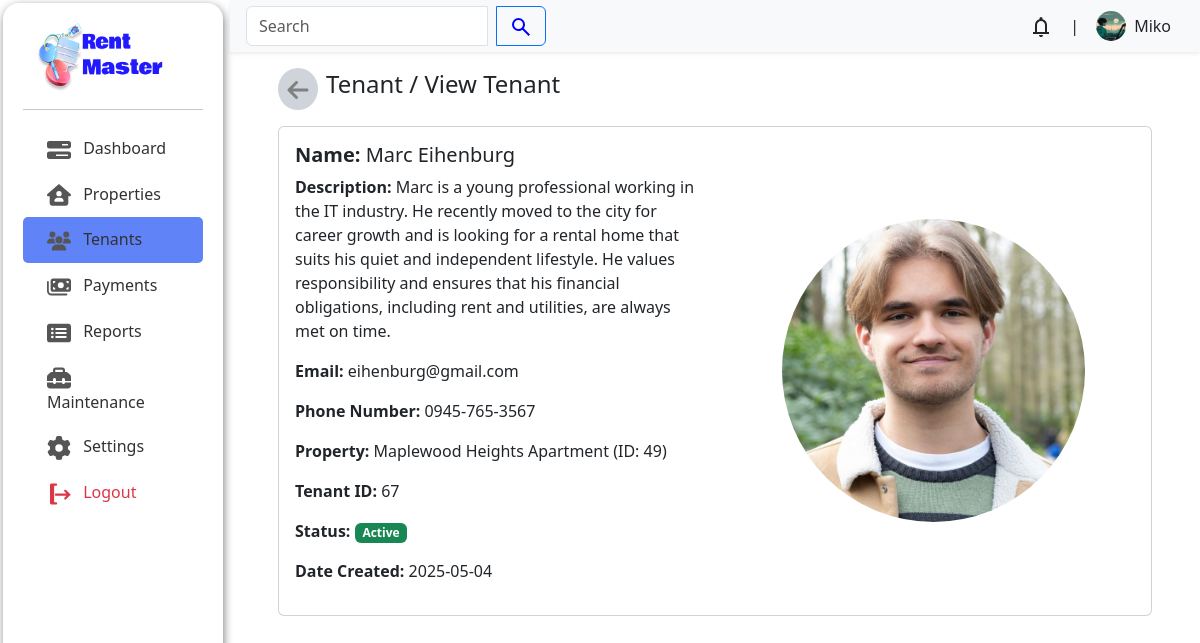
Screenshot of /admin/index.php?page=tenants/view&tenant_id=67 (signed in) with the database file from the repository.
### tables this page shows
CREATE TABLE `users` (
  `user_id` int(11) NOT NULL,
  `user_name` varchar(100) DEFAULT NULL,
  `user_email` varchar(100) NOT NULL,
  `user_password` varchar(100) DEFAULT NULL,
  `user_phone_number` varchar(50) NOT NULL,
  `user_address` varchar(100) NOT NULL,
  `user_description` varchar(2000) DEFAULT NULL,
  `user_image` varchar(500) DEFAULT NULL,
  `user_role` enum('tenant','landlord','visitor') NOT NULL
);

CREATE TABLE `tenants` (
  `tenant_id` int(11) NOT NULL,
  `user_id` int(11) NOT NULL,
  `property_id` int(11) NOT NULL,
  `tenant_status` enum('pending','active','terminated') NOT NULL DEFAULT 'pending',
  `tenant_date_created` date NOT NULL DEFAULT current_timestamp(),
  `tenant_terminated_at` date DEFAULT NULL
);

CREATE TABLE `properties` (
  `property_id` int(11) NOT NULL,
  `property_name` varchar(100) NOT NULL,
  `property_location` varchar(200) NOT NULL,
  `property_date_created` date NOT NULL,
  `property_description` varchar(1000) NOT NULL,
  `property_status` enum('available','unavailable') NOT NULL DEFAULT 'available',
  `property_rental_price` decimal(10,0) NOT NULL,
  `latitude` decimal(10,8) DEFAULT NULL,
  `longitude` decimal(11,8) DEFAULT NULL
);

### admin/tenants/view.php (the view, shortened to what this page needs)
<?php
$servername = "localhost";
$username = "root";
$password = "";
$dbname = "rentsystem";
$conn = mysqli_connect($servername, $username, $password, $dbname);
if (isset($_GET['tenant_id'])) {
    $tenant_id = $_GET['tenant_id'];
    $query = "
        SELECT *
        FROM tenants
        JOIN users ON tenants.user_id = users.user_id
        JOIN properties ON tenants.property_id = properties.property_id
        WHERE tenants.tenant_id = $tenant_id;";
    $result = mysqli_query($conn, $query);
?>
   <?php if ($tenant = mysqli_fetch_assoc($result)) { ?>
<div class="container px-lg-5 mb-4 px-lg-5 px-md-4 px-sm-3 px-2">
    <header class="d-flex align-items-center mt-3 gap-2">
        <a href="?page=tenants/index" class="p-2 rounded-circle bg-dark-subtle">
        </a>
        <h4 class="fw-medium">Tenant / View Tenant</h4>
    </header>
    <div class="card mt-3">
        <div class="row g-0">
            <div class="col-lg-6">
                <div class="card-body">
                    <h5 class="card-title"><strong>Name:</strong> <?php echo htmlspecialchars($tenant['user_name']); ?></h5>
                    <p><strong>Description:</strong> <?php echo htmlspecialchars($tenant['user_description']); ?></p>
                    <p><strong>Email:</strong> <?php echo htmlspecialchars($tenant['user_email']); ?></p>
                    <p><strong>Phone Number:</strong> <?php echo htmlspecialchars($tenant['user_phone_number']); ?></p>
                    <p><strong>Property:</strong> <?php echo htmlspecialchars($tenant['property_name']); ?> (ID: <?php echo $tenant['property_id']; ?>)</p>
                    <p><strong>Tenant ID:</strong> <?php echo $tenant['tenant_id']; ?></p>
                    <p><strong>Status:</strong>
                        <?php
                            switch ($tenant['tenant_status']) {
                                case 'active':
                                    echo "<span class='badge bg-success'>Active</span>";
                                    break;
                            }
                        ?>
                    </p>
                    <p><strong>Date Created:</strong> <?php echo htmlspecialchars($tenant['tenant_date_created']); ?></p>
                </div>
            </div>
            <div class="col-lg-6 p-3 d-flex align-items-center justify-content-center">
                <img src="<?php echo htmlspecialchars($tenant['user_image']); ?>" alt="Tenant Image" class="card-img-top rounded-circle img-fluid" style="aspect-ratio:1/1; width: 75%;">
            </div>
        </div>
    </div>
</div>
<?php
    } else {
        echo "<div class='text-center text-bg-warning'>Tenant not found</div>";
        exit;
    }
}
?>

### admin/header.php (shortened to what this page needs)
<?php
$servername = "localhost";
$username = "root";
$password = "";
$dbname = "rentsystem";
$conn = mysqli_connect($servername, $username, $password, $dbname);
$id = intval($_SESSION['user_id']);
$sql = "SELECT * FROM users WHERE user_id = $id AND user_role = 'landlord'";
$result = mysqli_query($conn, $sql);
$user = mysqli_fetch_assoc($result);
$name = $user['user_name'];
$imagePath = $user['user_image'];
?>
<header style="z-index: 111;" class="bg-body-tertiary shadow-sm d-flex align-items-center justify-content-between py-1 px-3 position-sticky top-0">
    <form class="input-group" style="max-width: 300px;">
        <input type="text" class="form-control" id="search" placeholder="Search">
        <button type="submit" class="btn btn-outline-primary ms-2">
        </button>
    </form>
    <div class="d-flex align-items-center gap-1">
        <div class="dropdown">
            <button class="btn position-relative" type="button" id="notificationDropdown" data-bs-toggle="dropdown" aria-expanded="false">
            </button>
        </div>
        |<a href="?page=account/index" class="btn d-flex align-items-center gap-2 <?= (strpos($_SERVER['REQUEST_URI'], 'account') !== false) ? 'active' : '' ?>">
            <?php if (!empty($imagePath)): ?>
                <img src="<?= htmlspecialchars($imagePath) ?>" alt="Profile" class="rounded-circle" style="width: 30px; height: 30px; object-fit: cover;">
            <?php endif; ?>
            <span class="d-md-block d-none"><?= !empty($name) ? htmlspecialchars($name) : 'admin' ?></span>
        </a>
    </div>
</header>

### admin/css/style.css (style rules this page uses)
body { display: flex; }
*, *::before, *::after { box-sizing: border-box; }
:root { --main-bg: #FAFAFA; --sub-bg: #C7EEFF; --accent: #2938ff; --fc1: #1D242B; --p: #323232; --fw1: 700; --fw2: 400; }
body { background-color: var(--main-bg); }

### rows the page displays
users: user_image (picture), user_name "Miko"
tenants: user.user_name "Marc Eihenburg", user.user_description "Marc is a young professional working in the IT industry. He recently moved to the city for career growth and is looking for a rental home that suits his quiet and independent lifestyle. He values responsibility and ensures that his financial obligations, including rent and utilities, are always met on time.", user.user_email "eihenburg@gmail.com", user.user_phone_number "0945-765-3567", property.property_name "Maplewood Heights Apartment", property.property_id "49", tenant_id "67", tenant_date_created "2025-05-04", user.user_image (picture)
